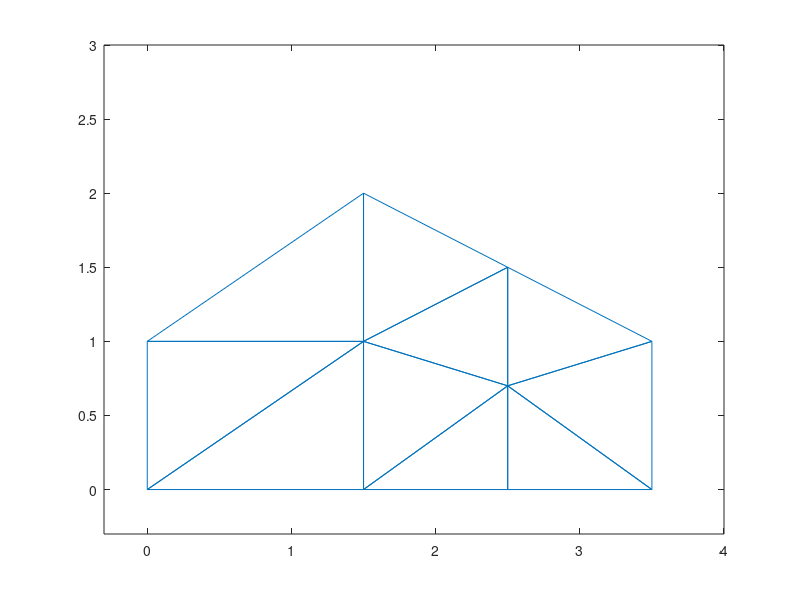

Source code (MATLAB): (Note: this script raises an error after producing the figure.)
% Test script for refinement
p_refref = [0 0; 1 0; 0 1; 1/2 1/2; 0 1/2; 1/2 0];
t_refref = [1 5 6; 2 4 6; 3 4 5; 4 5 6];
npts = [1; 1; 1; 1; 1; 1];
flist = [1 0 0; 2 0 0; 3 0 0; 2 3 0; 1 3 0; 1 2 0];
Brefref = [1 0 0 0 1/2 1/2;
0 1 0 1/2 0 1/2;
0 0 1 1/2 1/2 0];
px_refref1 = @(px)[1];
refref2d = struct('p',p_refref,'t',t_refref,'npts',npts,'flist',flist, ...
'Brefref',Brefref,'pxfeature',px_refref1);
p_testref = [0 0; 1.5 0; 2.5 0; 3.5 0; 3.5 1; ...
2.5 0.7; 1.5 1; 0 1; 1.5 2; 2.5 1.5];
t_testref = [1 2 7; 2 7 6; 2 3 6; 4 3 6; 4 5 6; ...
10 5 6; 6 10 7; 1 7 8; 8 7 9; 7 9 10];
trimesh(t_testref,p_testref(:,1),p_testref(:,2))
axis([-.3 4 -.3 3])
master = [1,2,3,4,5,7,8]
[p_ref,t_ref,master_ref,idx_refref,rfht] = ...
create_refinement(p_testref,t_testref,master,refref2d)
trimesh(t_ref,p_ref(:,1),p_ref(:,2))
'Press any key to continue'
pause

p_refref2 = [0 0; 1 0; 0 1; 2/3 1/3; 1/3 2/3; 0 1/3; 0 2/3; 1/3 0; 2/3 0; 1/3 1/3];
t_refref2 = [1 8 6; 6 8 10; 8 9 10; 9 4 10; 9 2 4; 7 6 10; 10 5 7; 10 4 5; 7 5 3];
npts2 = [ 1; 1; 1; 2; 2; 2; 1];
flist2 = [1 0 0; 2 0 0; 3 0 0; 2 3 0; 1 3 0; 1 2 0; 1 2 3];
px_refref2 = @(px)ifte(length(px)==2,px,[1])
refref2d_2 = struct('p',p_refref2,'t',t_refref2,'npts',npts2,'flist',flist2, ...
'Brefref',[],'pxfeature',px_refref2);
[p_ref2,t_ref2,master_ref2,idx_refref2,rfht2] = ...
create_refinement(p_testref,t_testref,master,refref2d_2)
trimesh(t_ref2,p_ref2(:,1),p_ref2(:,2))
'Press any key to continue'
pause

npts3 = [ 1; 1; 1; 1; 1; 1; 3];
flist3 = [1 0 0; 2 0 0; 3 0 0; 2 3 0; 1 3 0; 1 2 0; 1 2 3];
p_refref3 = [0 0; 1 0; 0 1; 1/2 1/2; 0 1/2; 1/2 0; 1/6 1/6; 2/3 1/6; 1/6 2/3];
t_refref3 = [1 7 6; 6 7 8; 6 8 2; 7 5 1; 7 5 9; 7 8 9; 8 9 4; 2 4 8; 5 9 3; 9 4 3];
size_p_refref3 = size(p_refref3)
size_t_refref3 = size(t_refref3)
px_refref3 = @(px)ifte(length(px)==3,px,[1])
refref2d_3 = struct('p',p_refref3,'t',t_refref3,'npts',npts3,'flist',flist3, ...
'Brefref',[],'pxfeature',px_refref3)
[p_ref3,t_ref3,master_ref3,idx_refref3,rfht3] = ...
create_refinement(p_testref,t_testref,master,refref2d_3)
trimesh(t_ref3,p_ref3(:,1),p_ref3(:,2))
